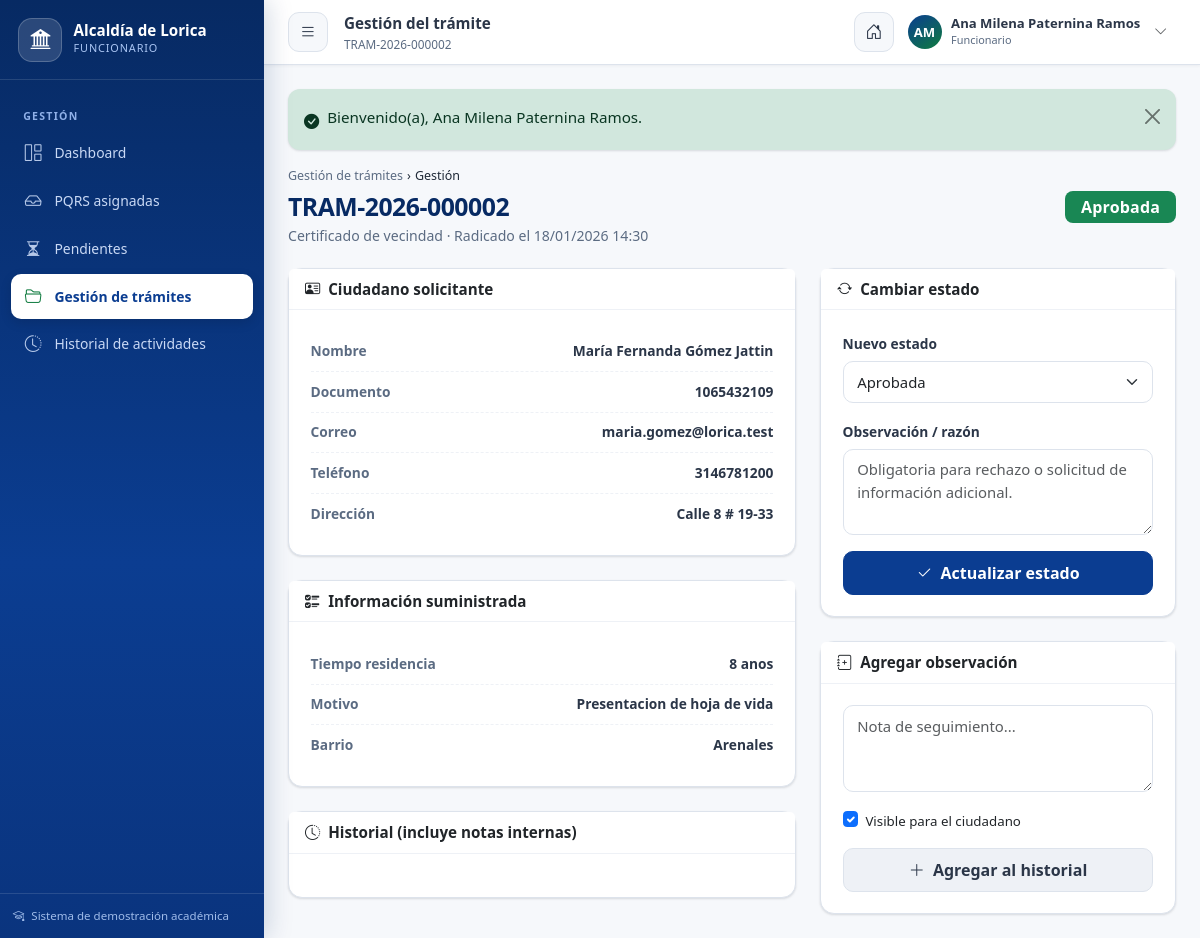
Screenshot of /alcaldia-lorica/funcionario/tramites/gestionar/2 (signed in) with the database file from the repository.
### tables this page shows
CREATE TABLE `usuarios` (
    `id` INT AUTO_INCREMENT PRIMARY KEY,
    `rol_id` INT NOT NULL,
    `email` VARCHAR(150) NOT NULL UNIQUE,
    `password` VARCHAR(255) NOT NULL,
    `activo` TINYINT(1) DEFAULT 1,
    `ultimo_acceso` DATETIME NULL,
    `created_at` TIMESTAMP DEFAULT CURRENT_TIMESTAMP,
    `updated_at` TIMESTAMP DEFAULT CURRENT_TIMESTAMP ON UPDATE CURRENT_TIMESTAMP,
    CONSTRAINT `fk_usuarios_rol` FOREIGN KEY (`rol_id`) REFERENCES `roles` (`id`) ON UPDATE CASCADE
);

CREATE TABLE `roles` (
    `id` INT AUTO_INCREMENT PRIMARY KEY,
    `nombre` VARCHAR(50) NOT NULL UNIQUE,
    `descripcion` VARCHAR(255) NULL,
    `created_at` TIMESTAMP DEFAULT CURRENT_TIMESTAMP
);

CREATE TABLE `funcionarios` (
    `id` INT AUTO_INCREMENT PRIMARY KEY,
    `usuario_id` INT NOT NULL UNIQUE,
    `dependencia_id` INT NOT NULL,
    `cargo` VARCHAR(100) NOT NULL,
    `nombres` VARCHAR(100) NOT NULL,
    `apellidos` VARCHAR(100) NOT NULL,
    `telefono` VARCHAR(30) NULL,
    `created_at` TIMESTAMP DEFAULT CURRENT_TIMESTAMP,
    `updated_at` TIMESTAMP DEFAULT CURRENT_TIMESTAMP ON UPDATE CURRENT_TIMESTAMP,
    CONSTRAINT `fk_funcionarios_usuario` FOREIGN KEY (`usuario_id`) REFERENCES `usuarios` (`id`) ON DELETE CASCADE,
    CONSTRAINT `fk_funcionarios_dependencia` FOREIGN KEY (`dependencia_id`) REFERENCES `dependencias` (`id`)
);

CREATE TABLE `solicitudes_tramites` (
    `id` INT AUTO_INCREMENT PRIMARY KEY,
    `radicado` VARCHAR(30) NOT NULL UNIQUE,
    `ciudadano_id` INT NOT NULL,
    `tipo_tramite_id` INT NOT NULL,
    `estado_tramite_id` INT NOT NULL,
    `funcionario_id` INT NULL,
    `datos_adicionales` JSON NULL,
    `motivo_rechazo` TEXT NULL,
    `documento_generado` VARCHAR(255) NULL,
    `fecha_radicacion` DATETIME NOT NULL,
    `fecha_cierre` DATETIME NULL,
    `created_at` TIMESTAMP DEFAULT CURRENT_TIMESTAMP,
    `updated_at` TIMESTAMP DEFAULT CURRENT_TIMESTAMP ON UPDATE CURRENT_TIMESTAMP,
    INDEX `idx_solic_radicado` (`radicado`),
    INDEX `idx_solic_ciudadano` (`ciudadano_id`),
    INDEX `idx_solic_estado` (`estado_tramite_id`),
    INDEX `idx_solic_funcionario` (`funcionario_id`),
    CONSTRAINT `fk_solic_ciudadano` FOREIGN KEY (`ciudadano_id`) REFERENCES `ciudadanos` (`id`),
    CONSTRAINT `fk_solic_tipo` FOREIGN KEY (`tipo_tramite_id`) REFERENCES `tipos_tramites` (`id`),
    CONSTRAINT `fk_solic_estado` FOREIGN KEY (`estado_tramite_id`) REFERENCES `estados_tramites` (`id`),
    CONSTRAINT `fk_solic_funcionario` FOREIGN KEY (`funcionario_id`) REFERENCES `funcionarios` (`id`) ON DELETE SET NULL
);

CREATE TABLE `tipos_tramites` (
    `id` INT AUTO_INCREMENT PRIMARY KEY,
    `codigo` VARCHAR(30) NOT NULL UNIQUE,
    `nombre` VARCHAR(150) NOT NULL,
    `descripcion` TEXT NOT NULL,
    `requisitos` TEXT NOT NULL,
    `instrucciones` TEXT NOT NULL,
    `detalle_campos` JSON NULL,
    `dias_termino` INT DEFAULT 10,
    `dependencia_id` INT NULL,
    `activo` TINYINT(1) DEFAULT 1,
    `created_at` TIMESTAMP DEFAULT CURRENT_TIMESTAMP,
    CONSTRAINT `fk_tramites_dependencia` FOREIGN KEY (`dependencia_id`) REFERENCES `dependencias` (`id`) ON DELETE SET NULL
);

CREATE TABLE `estados_tramites` (
    `id` INT AUTO_INCREMENT PRIMARY KEY,
    `codigo` VARCHAR(30) NOT NULL UNIQUE,
    `nombre` VARCHAR(60) NOT NULL,
    `color_badge` VARCHAR(20) DEFAULT 'secondary',
    `descripcion` VARCHAR(255) NULL
);

CREATE TABLE `ciudadanos` (
    `id` INT AUTO_INCREMENT PRIMARY KEY,
    `usuario_id` INT NOT NULL UNIQUE,
    `tipo_documento` ENUM('CC', 'TI', 'CE', 'PASAPORTE', 'NIT') DEFAULT 'CC',
    `numero_documento` VARCHAR(30) NOT NULL UNIQUE,
    `nombres` VARCHAR(100) NOT NULL,
    `apellidos` VARCHAR(100) NOT NULL,
    `telefono` VARCHAR(30) NULL,
    `direccion` VARCHAR(200) NULL,
    `barrio` VARCHAR(100) NULL,
    `created_at` TIMESTAMP DEFAULT CURRENT_TIMESTAMP,
    `updated_at` TIMESTAMP DEFAULT CURRENT_TIMESTAMP ON UPDATE CURRENT_TIMESTAMP,
    CONSTRAINT `fk_ciudadanos_usuario` FOREIGN KEY (`usuario_id`) REFERENCES `usuarios` (`id`) ON DELETE CASCADE
);

### app/views/funcionario/tramite_gestionar.php (the view, shortened to what the rows shown need)
<?php $s = $solicitud; ?>
<div class="page-heading d-flex flex-wrap justify-content-between align-items-center gap-2">
    <div>
        <div class="breadcrumb"><a href="<?= url('funcionario/tramites') ?>">Gestión de trámites</a> <span class="mx-1">›</span> Gestión</div>
        <h1><?= e($s['radicado']) ?></h1>
        <p><?= e($s['tipo_nombre']) ?> · Radicado el <?= format_fecha($s['fecha_radicacion'], true) ?></p>
    </div>
    <span class="badge bg-<?= badge_estado($s['color_badge']) ?> fs-6 px-3 py-2"><?= e($s['estado_nombre']) ?></span>
</div>
<div class="row g-4">
    <div class="col-lg-7">
        <div class="card mb-4">
            <div class="card-header"><i class="bi bi-person-vcard me-1"></i> Ciudadano solicitante</div>
            <div class="card-body">
                <ul class="detail-list">
                    <li><span class="dl-label">Nombre</span><span class="dl-value"><?= e(trim($s['ciudadano_nombres'] . ' ' . $s['ciudadano_apellidos'])) ?></span></li>
                    <li><span class="dl-label">Documento</span><span class="dl-value"><?= e($s['numero_documento']) ?></span></li>
                    <li><span class="dl-label">Correo</span><span class="dl-value"><?= e($s['ciudadano_email']) ?></span></li>
                    <li><span class="dl-label">Teléfono</span><span class="dl-value"><?= e($s['ciudadano_telefono'] ?? '—') ?></span></li>
                    <li><span class="dl-label">Dirección</span><span class="dl-value"><?= e($s['ciudadano_direccion'] ?? '—') ?></span></li>
                </ul>
            </div>
        </div>
        <div class="card mb-4">
            <div class="card-header"><i class="bi bi-ui-checks me-1"></i> Información suministrada</div>
            <div class="card-body">
                <?php if (empty($datos)): ?>
                    <p class="text-muted small mb-0">Sin datos adicionales.</p>
                <?php else: ?>
                    <ul class="detail-list">
                        <?php foreach ($datos as $k => $v): ?>
                            <li><span class="dl-label"><?= e(ucfirst(str_replace('_', ' ', (string)$k))) ?></span><span class="dl-value"><?= e((string)$v) ?></span></li>
                        <?php endforeach; ?>
                    </ul>
                <?php endif; ?>
            </div>
        </div>
        <div class="card">
            <div class="card-header"><i class="bi bi-clock-history me-1"></i> Historial (incluye notas internas)</div>
            <div class="card-body">
            </div>
        </div>
    </div>
    <div class="col-lg-5">
        <div class="card mb-4">
            <div class="card-header"><i class="bi bi-arrow-repeat me-1"></i> Cambiar estado</div>
            <div class="card-body">
                <form action="<?= url('funcionario/tramites/estado/' . (int)$s['id']) ?>" method="post" data-confirm="¿Confirma el cambio de estado de este trámite?">
                    <div class="mb-3">
                        <label class="form-label">Nuevo estado</label>
                        <select class="form-select" name="estado_tramite_id" required>
                            <?php foreach ($estados as $es): ?>
                                <option value="<?= (int)$es['id'] ?>" <?= (int)$s['estado_tramite_id'] === (int)$es['id'] ? 'selected' : '' ?>><?= e($es['nombre']) ?></option>
                            <?php endforeach; ?>
                        </select>
                    </div>
                    <div class="mb-3">
                        <label class="form-label">Observación / razón</label>
                        <textarea class="form-control" name="observacion" rows="3" placeholder="Obligatoria para rechazo o solicitud de información adicional."></textarea>
                    </div>
                    <button class="btn btn-primary w-100"><i class="bi bi-check2 me-1"></i> Actualizar estado</button>
                </form>
            </div>
        </div>
        <div class="card">
            <div class="card-header"><i class="bi bi-journal-plus me-1"></i> Agregar observación</div>
            <div class="card-body">
                <form action="<?= url('funcionario/tramites/seguimiento/' . (int)$s['id']) ?>" method="post">
                    <div class="mb-3">
                        <textarea class="form-control" name="observacion" rows="3" required placeholder="Nota de seguimiento..."></textarea>
                    </div>
                    <div class="form-check mb-3">
                        <input class="form-check-input" type="checkbox" name="es_publico" id="esPublicoTramite" checked>
                        <label class="form-check-label small" for="esPublicoTramite">Visible para el ciudadano</label>
                    </div>
                    <button class="btn btn-soft w-100"><i class="bi bi-plus-lg me-1"></i> Agregar al historial</button>
                </form>
            </div>
        </div>
    </div>
</div>

### app/core/Router.php (shortened to what the rows shown need)
<?php
class Router {
    private array $routes = [];
    private string $basePath = '';
    public function __construct(string $basePath = '') {
        $this->basePath = rtrim($basePath, '/');
    }
    private function addRoute(string $method, string $path, array $handler, array $middleware): void {
        $path = '/' . trim($path, '/');
        $pattern = preg_replace('#\{([a-zA-Z_][a-zA-Z0-9_]*)\}#', '(?P<$1>[^/]+)', $path);
        $this->routes[] = [
            'method'     => $method,
            'path'       => $path,
            'pattern'    => '#^' . $pattern . '$#',
            'handler'    => $handler,
            'middleware' => $middleware,
        ];
    }
    public function dispatch(string $method, string $uri): void {
        $path = $this->extractPath($uri);
        foreach ($this->routes as $route) {
            if ($route['method'] !== $method) {
                continue;
            }
            if (preg_match($route['pattern'], $path, $matches)) {
                $params = array_filter($matches, 'is_string', ARRAY_FILTER_USE_KEY);
                foreach ($route['middleware'] as $mw) {
                    $result = Middleware::run($mw);
                }
                [$controllerClass, $action] = $route['handler'];
                $controller = new $controllerClass();
                call_user_func_array([$controller, $action], array_values($params));
                return;
            }
        }
    }
    private function extractPath(string $uri): string {
        $uri = parse_url($uri, PHP_URL_PATH) ?? '/';
        if ($this->basePath !== '' && str_starts_with($uri, $this->basePath)) {
            $uri = substr($uri, strlen($this->basePath));
        }
        $uri = '/' . trim($uri, '/');
        return $uri === '/' ? '/' : rtrim($uri, '/');
    }
}

### app/views/layouts/panel.php (shortened to what the rows shown need)
<?php
$app = config();
$rol = Auth::role();
$activeMenu = $activeMenu ?? '';
$nombreCompleto = Auth::name();
$iniciales = '';
$partes = preg_split('/\s+/', trim($nombreCompleto));
foreach (array_slice($partes, 0, 2) as $p) {
    if ($p !== '') $iniciales .= mb_strtoupper(mb_substr($p, 0, 1));
}
$iniciales = $iniciales ?: 'AL';
$menuRol = $menus[$rol] ?? [];
?>
<!DOCTYPE html>
<html lang="es">
<head>
    <link rel="stylesheet" href="<?= asset('bootstrap/css/bootstrap.min.css') ?>">
    <link rel="stylesheet" href="<?= asset('icons/bootstrap-icons.min.css') ?>">
    <link rel="stylesheet" href="<?= asset('css/app.css') ?>">
</head>
<body class="panel-body">
<aside class="panel-sidebar" id="panelSidebar">
    <div class="sidebar-brand">
        <div class="brand-shield"><i class="bi bi-bank2"></i></div>
        <div>
            <div class="sb-title">Alcaldía de Lorica</div>
            <div class="sb-sub"><?= e(role_label($rol)) ?></div>
        </div>
    </div>
    <div class="sidebar-scroll">
        <?php foreach ($menuRol as $grupo): ?>
            <div class="sidebar-label"><?= e($grupo['label']) ?></div>
            <ul class="sidebar-nav">
                <?php foreach ($grupo['items'] as $item): ?>
                    <li>
                        <a class="nav-link <?= $activeMenu === $item['key'] ? 'active' : '' ?>" href="<?= url($item['url']) ?>">
                            <i class="bi <?= e($item['icon']) ?>"></i>
                            <span><?= e($item['text']) ?></span>
                        </a>
                    </li>
                <?php endforeach; ?>
            </ul>
        <?php endforeach; ?>
    </div>
    <div class="sidebar-footer">
        <i class="bi bi-mortarboard me-1"></i> Sistema de demostración académica
    </div>
</aside>
<div class="panel-main">
    <header class="panel-topbar">
        <button class="icon-btn topbar-toggle" type="button" id="sidebarToggle" aria-label="Menú">
            <i class="bi bi-list"></i>
        </button>
        <div class="topbar-title">
            <?= e($pageTitle ?? ($title ?? 'Panel')) ?>
            <?php if (!empty($pageSubtitle)): ?><small><?= e($pageSubtitle) ?></small><?php endif; ?>
        </div>
        <div class="topbar-actions">
            <a href="<?= url('') ?>" class="icon-btn d-none d-sm-grid" title="Ir al portal público"><i class="bi bi-house-door"></i></a>
            <div class="dropdown">
                <button class="user-chip border-0" data-bs-toggle="dropdown" aria-expanded="false" type="button">
                    <span class="user-avatar"><?= e($iniciales) ?></span>
                    <span class="text-start">
                        <span class="u-name d-block"><?= e($nombreCompleto) ?></span>
                        <span class="u-role d-block"><?= e(role_label($rol)) ?></span>
                    </span>
                    <i class="bi bi-chevron-down small text-muted ms-1"></i>
                </button>
            </div>
        </div>
    </header>
    <div class="panel-content">
        <?php require __DIR__ . '/_flash.php'; ?>
        <?= $content ?>
    </div>
</div>
</body>
</html>

### rows the page displays
usuarios: rol.nombre "FUNCIONARIO", rol.nombre "Funcionario"
funcionarios: nombreCompleto "Ana Milena Paternina Ramos"
solicitudes_tramites: radicado "TRAM-2026-000002", tipo_tramite.nombre "Certificado de vecindad", fecha_radicacion "18/01/2026 14:30", estado_tramite.nombre "Aprobada", ciudadano.apellidos "María Fernanda Gómez Jattin", ciudadano.numero_documento "1065432109", usuarios.email "maria.gomez@lorica.test", ciudadano.telefono "3146781200", ciudadano.direccion "Calle 8 # 19-33", estado_tramite_id "Aprobada"

### other values shown
$grupo['label'] "GESTIÓN"
$item['text'] "Dashboard"
$item['text'] "PQRS asignadas"
$item['text'] "Pendientes"
$item['text'] "Gestión de trámites"
$item['text'] "Historial de actividades"
$iniciales "AM"
$__f['message'] "Bienvenido(a), Ana Milena Paternina Ramos."
str_replace('_', ' ', (string)$k) "Tiempo residencia"
$v "8 anos"
str_replace('_', ' ', (string)$k) "Motivo"
$v "Presentacion de hoja de vida"
str_replace('_', ' ', (string)$k) "Barrio"
$v "Arenales"
